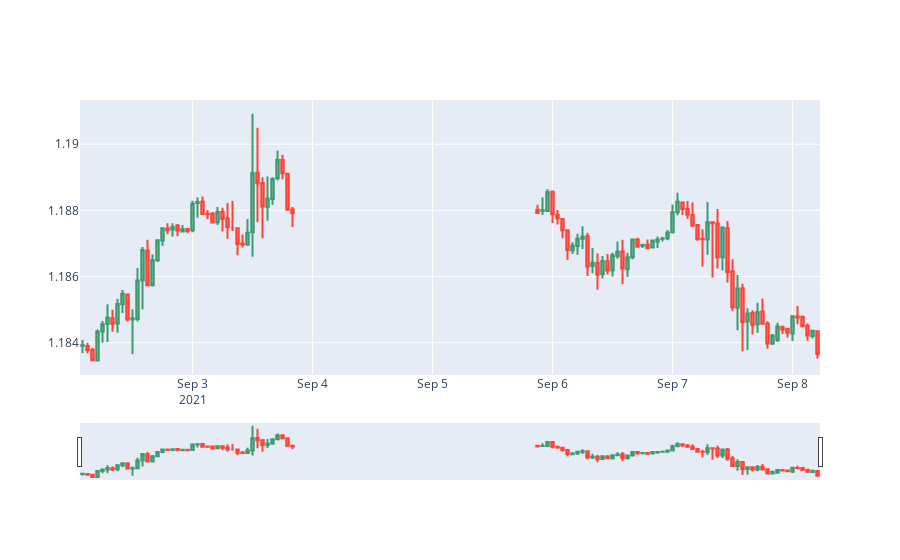

This figure's notebook cell:
### Code cell
fig = go.Figure() 

fig.add_trace(go.Candlestick(
    x = df_plot.time,
    open = df_plot.mid_o,
    high = df_plot.mid_h,
    low = df_plot.mid_l,
    close = df_plot.mid_c
))

fig.show() # 中間空白處是例假日
